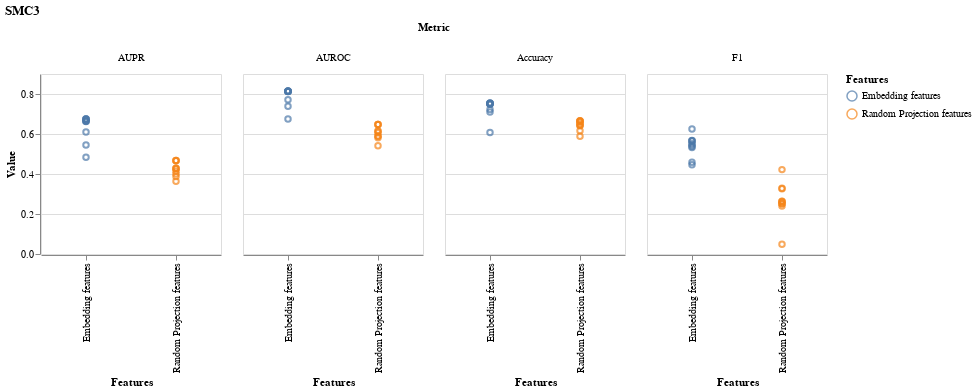

Notebook code for this chart:
### Code cell
import altair as alt

title = factor

alt.Chart(tidy_df).mark_point().encode(
    x='Features:N',
    y='Value:Q',
    color='Features:N',
    column='Metric:N'
).properties(
    width=180,
    height=180,
    title=title
)

### Figure 1 — Vega-Lite specification as saved in the notebook (floating-point values rounded to 4 significant figures)
{"$schema": "https://vega.github.io/schema/vega-lite/v2.3.0.json", "config": {"view": {"height": 300, "width": 400}}, "data": {"values": [{"Classifier": "RidgeClassifier", "Features": "Embedding features", "Metric": "AUPR", "Value": 0.6625}, {"Classifier": "KNeighborsClassifier", "Features": "Embedding features", "Metric": "AUPR", "Value": 0.5453}, {"Classifier": "RandomForestClassifier", "Features": "Embedding features", "Metric": "AUPR", "Value": 0.6103}, {"Classifier": "LinearSVC", "Features": "Embedding features", "Metric": "AUPR", "Value": 0.6755}, {"Classifier": "SGDClassifier", "Features": "Embedding features", "Metric": "AUPR", "Value": 0.6636}, {"Classifier": "LinearSVC", "Features": "Embedding features", "Metric": "AUPR", "Value": 0.6745}, {"Classifier": "SGDClassifier", "Features": "Embedding features", "Metric": "AUPR", "Value": 0.6705}, {"Classifier": "SGDClassifier", "Features": "Embedding features", "Metric": "AUPR", "Value": 0.6647}, {"Classifier": "BernoulliNB", "Features": "Embedding features", "Metric": "AUPR", "Value": 0.484}, {"Classifier": "Pipeline", "Features": "Embedding features", "Metric": "AUPR", "Value": 0.6746}, {"Classifier": "RidgeClassifier", "Features": "Random Projection features", "Metric": "AUPR", "Value": 0.466}, {"Classifier": "KNeighborsClassifier", "Features": "Random Projection features", "Metric": "AUPR", "Value": 0.3873}, {"Classifier": "RandomForestClassifier", "Features": "Random Projection features", "Metric": "AUPR", "Value": 0.4252}, {"Classifier": "LinearSVC", "Features": "Random Projection features", "Metric": "AUPR", "Value": 0.4677}, {"Classifier": "SGDClassifier", "Features": "Random Projection features", "Metric": "AUPR", "Value": 0.3636}, {"Classifier": "LinearSVC", "Features": "Random Projection features", "Metric": "AUPR", "Value": 0.4677}, {"Classifier": "SGDClassifier", "Features": "Random Projection features", "Metric": "AUPR", "Value": 0.4006}, {"Classifier": "SGDClassifier", "Features": "Random Projection features", "Metric": "AUPR", "Value": 0.414}, {"Classifier": "BernoulliNB", "Features": "Random Projection features", "Metric": "AUPR", "Value": 0.429}, {"Classifier": "Pipeline", "Features": "Random Projection features", "Metric": "AUPR", "Value": 0.4285}, {"Classifier": "RidgeClassifier", "Features": "Embedding features", "Metric": "AUROC", "Value": 0.8125}, {"Classifier": "KNeighborsClassifier", "Features": "Embedding features", "Metric": "AUROC", "Value": 0.7391}, {"Classifier": "RandomForestClassifier", "Features": "Embedding features", "Metric": "AUROC", "Value": 0.7709}, {"Classifier": "LinearSVC", "Features": "Embedding features", "Metric": "AUROC", "Value": 0.8137}, {"Classifier": "SGDClassifier", "Features": "Embedding features", "Metric": "AUROC", "Value": 0.8145}, {"Classifier": "LinearSVC", "Features": "Embedding features", "Metric": "AUROC", "Value": 0.8131}, {"Classifier": "SGDClassifier", "Features": "Embedding features", "Metric": "AUROC", "Value": 0.8125}, {"Classifier": "SGDClassifier", "Features": "Embedding features", "Metric": "AUROC", "Value": 0.8149}, {"Classifier": "BernoulliNB", "Features": "Embedding features", "Metric": "AUROC", "Value": 0.6753}, {"Classifier": "Pipeline", "Features": "Embedding features", "Metric": "AUROC", "Value": 0.8139}, {"Classifier": "RidgeClassifier", "Features": "Random Projection features", "Metric": "AUROC", "Value": 0.6481}, {"Classifier": "KNeighborsClassifier", "Features": "Random Projection features", "Metric": "AUROC", "Value": 0.5887}, {"Classifier": "RandomForestClassifier", "Features": "Random Projection features", "Metric": "AUROC", "Value": 0.613}, {"Classifier": "LinearSVC", "Features": "Random Projection features", "Metric": "AUROC", "Value": 0.648}, {"Classifier": "SGDClassifier", "Features": "Random Projection features", "Metric": "AUROC", "Value": 0.541}, {"Classifier": "LinearSVC", "Features": "Random Projection features", "Metric": "AUROC", "Value": 0.648}, {"Classifier": "SGDClassifier", "Features": "Random Projection features", "Metric": "AUROC", "Value": 0.5811}, {"Classifier": "SGDClassifier", "Features": "Random Projection features", "Metric": "AUROC", "Value": 0.5895}, {"Classifier": "BernoulliNB", "Features": "Random Projection features", "Metric": "AUROC", "Value": 0.6161}, {"Classifier": "Pipeline", "Features": "Random Projection features", "Metric": "AUROC", "Value": 0.606}, {"Classifier": "RidgeClassifier", "Features": "Embedding features", "Metric": "Accuracy", "Value": 0.7517}, {"Classifier": "KNeighborsClassifier", "Features": "Embedding features", "Metric": "Accuracy", "Value": 0.7104}, {"Classifier": "RandomForestClassifier", "Features": "Embedding features", "Metric": "Accuracy", "Value": 0.7231}, {"Classifier": "LinearSVC", "Features": "Embedding features", "Metric": "Accuracy", "Value": 0.755}, {"Classifier": "SGDClassifier", "Features": "Embedding features", "Metric": "Accuracy", "Value": 0.7493}, {"Classifier": "LinearSVC", "Features": "Embedding features", "Metric": "Accuracy", "Value": 0.7522}, {"Classifier": "SGDClassifier", "Features": "Embedding features", "Metric": "Accuracy", "Value": 0.7542}, {"Classifier": "SGDClassifier", "Features": "Embedding features", "Metric": "Accuracy", "Value": 0.7501}, {"Classifier": "BernoulliNB", "Features": "Embedding features", "Metric": "Accuracy", "Value": 0.6071}, {"Classifier": "Pipeline", "Features": "Embedding features", "Metric": "Accuracy", "Value": 0.7538}, {"Classifier": "RidgeClassifier", "Features": "Random Projection features", "Metric": "Accuracy", "Value": 0.6665}, {"Classifier": "KNeighborsClassifier", "Features": "Random Projection features", "Metric": "Accuracy", "Value": 0.6411}, {"Classifier": "RandomForestClassifier", "Features": "Random Projection features", "Metric": "Accuracy", "Value": 0.6624}, {"Classifier": "LinearSVC", "Features": "Random Projection features", "Metric": "Accuracy", "Value": 0.6653}, {"Classifier": "SGDClassifier", "Features": "Random Projection features", "Metric": "Accuracy", "Value": 0.6157}, {"Classifier": "LinearSVC", "Features": "Random Projection features", "Metric": "Accuracy", "Value": 0.6653}, {"Classifier": "SGDClassifier", "Features": "Random Projection features", "Metric": "Accuracy", "Value": 0.5891}, {"Classifier": "SGDClassifier", "Features": "Random Projection features", "Metric": "Accuracy", "Value": 0.6452}, {"Classifier": "BernoulliNB", "Features": "Random Projection features", "Metric": "Accuracy", "Value": 0.6444}, {"Classifier": "Pipeline", "Features": "Random Projection features", "Metric": "Accuracy", "Value": 0.6542}, {"Classifier": "RidgeClassifier", "Features": "Embedding features", "Metric": "F1", "Value": 0.5518}, {"Classifier": "KNeighborsClassifier", "Features": "Embedding features", "Metric": "F1", "Value": 0.4591}, {"Classifier": "RandomForestClassifier", "Features": "Embedding features", "Metric": "F1", "Value": 0.4468}, {"Classifier": "LinearSVC", "Features": "Embedding features", "Metric": "F1", "Value": 0.5679}, {"Classifier": "SGDClassifier", "Features": "Embedding features", "Metric": "F1", "Value": 0.5328}, {"Classifier": "LinearSVC", "Features": "Embedding features", "Metric": "F1", "Value": 0.5651}, {"Classifier": "SGDClassifier", "Features": "Embedding features", "Metric": "F1", "Value": 0.625}, {"Classifier": "SGDClassifier", "Features": "Embedding features", "Metric": "F1", "Value": 0.5455}, {"Classifier": "BernoulliNB", "Features": "Embedding features", "Metric": "F1", "Value": 0.5374}, {"Classifier": "Pipeline", "Features": "Embedding features", "Metric": "F1", "Value": 0.5661}, {"Classifier": "RidgeClassifier", "Features": "Random Projection features", "Metric": "F1", "Value": 0.264}, {"Classifier": "KNeighborsClassifier", "Features": "Random Projection features", "Metric": "F1", "Value": 0.2396}, {"Classifier": "RandomForestClassifier", "Features": "Random Projection features", "Metric": "F1", "Value": 0.0485}, {"Classifier": "LinearSVC", "Features": "Random Projection features", "Metric": "F1", "Value": 0.2511}, {"Classifier": "SGDClassifier", "Features": "Random Projection features", "Metric": "F1", "Value": 0.2591}, {"Classifier": "LinearSVC", "Features": "Random Projection features", "Metric": "F1", "Value": 0.2511}, {"Classifier": "SGDClassifier", "Features": "Random Projection features", "Metric": "F1", "Value": 0.4219}, {"Classifier": "SGDClassifier", "Features": "Random Projection features", "Metric": "F1", "Value": 0.3266}, {"Classifier": "BernoulliNB", "Features": "Random Projection features", "Metric": "F1", "Value": 0.3292}, {"Classifier": "Pipeline", "Features": "Random Projection features", "Metric": "F1", "Value": 0.2622}]}, "encoding": {"color": {"field": "Features", "type": "nominal"}, "column": {"field": "Metric", "type": "nominal"}, "x": {"field": "Features", "type": "nominal"}, "y": {"field": "Value", "type": "quantitative"}}, "height": 180, "mark": "point", "title": "SMC3", "width": 180}
